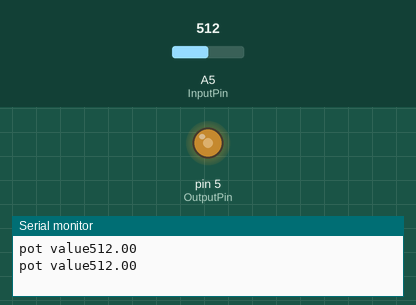
Recording of a sketch running on a simulated Arduino Uno, built with avr-gcc and run on an emulated ATmega328P. Parts: output pins drawn as LEDs (lit = HIGH), the last lines printed to the serial monitor. The inputs (shaded band) are chosen by the test bench; at power-on: A5 (InputPin) = 512.

Above: at 1.8 s.
1.9 s: A5 (InputPin) set to 716
At 3.2 s:
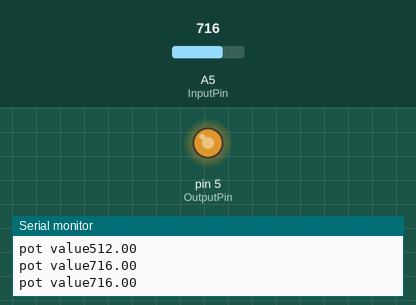
3.5 s: A5 (InputPin) set to 900
At 4.8 s:
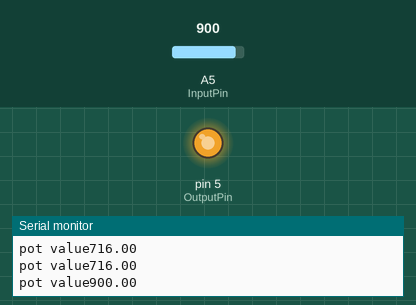
5.5 s: A5 (InputPin) set to 122
At 6.4 s:
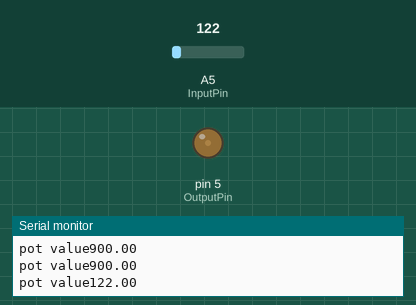
7.5 s: A5 (InputPin) set to 0
At 9.2 s:
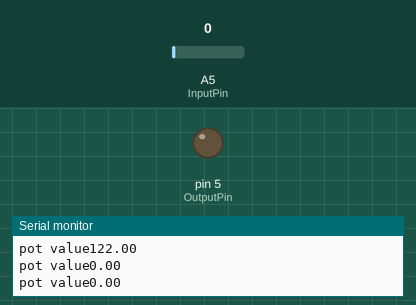
9.5 s: A5 (InputPin) set to 511
At 10.7 s:
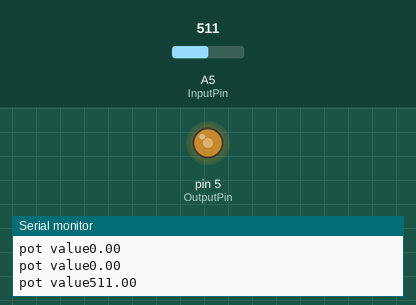
Timing chart, 0 to 12.5 s (numbered marks = the images above; inputs shaded):
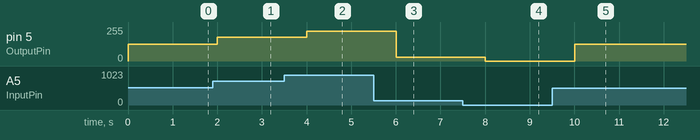

The sketch:

Potentiometer_example.ino
```cpp
#include <Arduino.h>

#define InputPin A5
#define OutputPin 5

float Inputvalue = 0;
float Outputvalue = 0;

void setup() {
  Serial.begin(9600);
  pinMode(InputPin, INPUT);
  pinMode(OutputPin, OUTPUT);
}

void loop() {
  Inputvalue = analogRead(InputPin);
  Serial.print("pot value");
  Serial.println(Inputvalue);
  Outputvalue = map(Inputvalue, 0, 1023, 0, 255);
  analogWrite(OutputPin, Outputvalue);
  delay(1000);
}
```

Measured:
- after the input at 1.9 s, pin 5 (OutputPin): 127/255 → 178/255 after 0.10 s
- after the input at 3.5 s, pin 5 (OutputPin): 178/255 → 224/255 after 0.50 s
- after the input at 5.5 s, pin 5 (OutputPin): 224/255 → 30/255 after 0.51 s
- after the input at 7.5 s, pin 5 (OutputPin): 30/255 → 0/255 after 0.51 s
- after the input at 9.5 s, pin 5 (OutputPin): 0/255 → 127/255 after 0.51 s
